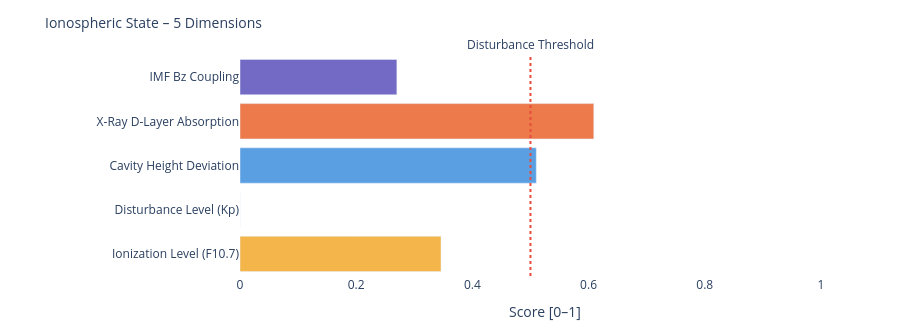

This figure's notebook cell:
### Markdown cell above
---
### 📐 Systemic Insight: Geometric Cavity vs. Real Schumann Resonance

**Relevant for:** Layer 6 = delta analysis &nbsp;|&nbsp; Layer 7 = feature vector / system interpretation

A cavity height change from 80 km to 70 km shifts the **idealized geometric frequencies** only minimally:

| Modus | Aktuell | Referenz | Δ |
|-------|---------|----------|---|
| SR-1 | 10.4762 Hz | 10.4599 Hz | +16 mHz |
| SR-2 | 18.1452 Hz | 18.1171 Hz | +28 mHz |
| SR-3 | 25.6612 Hz | 25.6215 Hz | +40 mHz |
| SR-4 | 33.1285 Hz | 33.0772 Hz | +51 mHz |

The geometric effect is limited because 10 km is very small compared to Earth's radius (~6371 km).

**Consequence:** Real Schumann deviations are likely driven more strongly by **conductivity, damping, day/night structure, lightning distribution and source geometry** than by pure cavity height.

---

**Layer 6 compares:**
```
geometric Δ from Layer 4  vs.  observed Δ from real Schumann measurement data
```

**Layer 7 Feature:**
```
If real Δ >> geometric Δ  →  non-geometric factors dominant
```

### Code cell
# ============================================================
# IONOSPHERIC STATE – Summary gauge
# Five dimensions: ionization, disturbance, cavity height, X-Ray, Bz coupling
# ============================================================

def norm(v, lo, hi):
    if v is None: return None
    return round(max(0.0, min(1.0, (v - lo) / (hi - lo))), 3)

# Ionization level (F10.7 → F2-Layer)
ioniz = norm(f107_val, 60, 250)

# Disturbance level (Kp → E/F-Layer irregularities)
disturb = norm(kp_val, 0, 9)

# Cavity height deviation from reference (80 km)
h_dev = norm(abs(h_eff - 80), 0, 20)

# X-Ray ionization (D-Layer absorption)
xray_ioniz = None
if xray_now is not None:
    xray_ioniz = norm(math.log10(max(xray_now, 1e-9)) + 9, 0, 5)

# Bz coupling (southward Bz → stronger magnetosphere-ionosphere coupling)
bz_coupling = norm(-(bz_now or 0), -5, 30) if bz_now is not None else None

dims = [
    ('Ionization Level (F10.7)',    ioniz,      '#F2A623'),
    ('Disturbance Level (Kp)',      disturb,    '#7F77DD'),
    ('Cavity Height Deviation',     h_dev,      '#378ADD'),
    ('X-Ray D-Layer Absorption',    xray_ioniz, '#E85D24'),
    ('IMF Bz Coupling',             bz_coupling,'#534AB7'),
]

fig = go.Figure()
for name, val, col in dims:
    if val is not None:
        h = int(val * 20)
        bar = '█' * h + '░' * (20 - h)
        label = f'{name}:  {bar}  {val:.3f}'
    else:
        label = f'{name}:  {"─" * 20}  n/a'
    fig.add_trace(go.Bar(
        x=[val if val is not None else 0],
        y=[name],
        orientation='h',
        marker_color=col, opacity=0.82,
        showlegend=False
    ))

fig.add_vline(x=0.5, line_dash='dot', line_color='#e74c3c',
              annotation_text='Disturbance Threshold', annotation_position='top')
fig.update_layout(
    title=dict(text='Ionospheric State – 5 Dimensions', font=dict(size=14)),
    xaxis=dict(title='Score [0–1]', range=[0, 1.05]),
    height=330, plot_bgcolor='rgba(0,0,0,0)', paper_bgcolor='rgba(0,0,0,0)',
    margin=dict(l=240, r=50, t=55, b=40)
)
fig.show()

print(f'\nIonospheric state:')
for name, val, _ in dims:
    print(f'  {name:<35} {val:.3f}' if val is not None else f'  {name:<35} n/a')

### Figure 1 — Plotly figure (JSON) as saved in the notebook; plotly's stock layout.template omitted (floating-point values rounded to 4 significant figures)
{"data": [{"marker": {"color": "#F2A623"}, "opacity": 0.82, "orientation": "h", "showlegend": false, "type": "bar", "x": [0.346], "y": ["Ionization Level (F10.7)"]}, {"marker": {"color": "#7F77DD"}, "opacity": 0.82, "orientation": "h", "showlegend": false, "type": "bar", "x": [0.0], "y": ["Disturbance Level (Kp)"]}, {"marker": {"color": "#378ADD"}, "opacity": 0.82, "orientation": "h", "showlegend": false, "type": "bar", "x": [0.51], "y": ["Cavity Height Deviation"]}, {"marker": {"color": "#E85D24"}, "opacity": 0.82, "orientation": "h", "showlegend": false, "type": "bar", "x": [0.609], "y": ["X-Ray D-Layer Absorption"]}, {"marker": {"color": "#534AB7"}, "opacity": 0.82, "orientation": "h", "showlegend": false, "type": "bar", "x": [0.27], "y": ["IMF Bz Coupling"]}], "layout": {"annotations": [{"showarrow": false, "text": "Disturbance Threshold", "x": 0.5, "xanchor": "center", "xref": "x", "y": 1, "yanchor": "bottom", "yref": "y domain"}], "height": 330, "margin": {"b": 40, "l": 240, "r": 50, "t": 55}, "paper_bgcolor": "rgba(0,0,0,0)", "plot_bgcolor": "rgba(0,0,0,0)", "shapes": [{"line": {"color": "#e74c3c", "dash": "dot"}, "type": "line", "x0": 0.5, "x1": 0.5, "xref": "x", "y0": 0, "y1": 1, "yref": "y domain"}], "title": {"font": {"size": 14}, "text": "Ionospheric State – 5 Dimensions"}, "xaxis": {"range": [0, 1.05], "title": {"text": "Score [0–1]"}}}}
